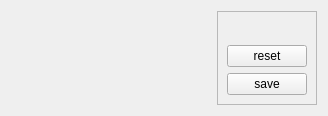
<?xml version="1.0" encoding="UTF-8"?>
<ui version="4.0">
 <class>CSettingsXSwiftBusComponent</class>
 <widget class="QFrame" name="CSettingsXSwiftBusComponent">
  <property name="geometry">
   <rect>
    <x>0</x>
    <y>0</y>
    <width>315</width>
    <height>116</height>
   </rect>
  </property>
  <property name="windowTitle">
   <string>xswiftbus settings</string>
  </property>
  <layout class="QHBoxLayout" name="hl_SettingsXSwiftBus">
   <item>
    <widget class="swift::gui::components::CDBusServerAddressSelector" name="comp_DBusServer">
     <property name="minimumSize">
      <size>
       <width>200</width>
       <height>75</height>
      </size>
     </property>
     <property name="maximumSize">
      <size>
       <width>400</width>
       <height>16777215</height>
      </size>
     </property>
    </widget>
   </item>
   <item>
    <widget class="QFrame" name="fr_Buttons">
     <property name="frameShape">
      <enum>QFrame::StyledPanel</enum>
     </property>
     <property name="frameShadow">
      <enum>QFrame::Raised</enum>
     </property>
     <layout class="QVBoxLayout" name="verticalLayout">
      <item>
       <spacer name="vs_Buttons">
        <property name="orientation">
         <enum>Qt::Vertical</enum>
        </property>
        <property name="sizeHint" stdset="0">
         <size>
          <width>20</width>
          <height>40</height>
         </size>
        </property>
       </spacer>
      </item>
      <item alignment="Qt::AlignLeft">
       <widget class="QPushButton" name="pb_Reset">
        <property name="text">
         <string>reset</string>
        </property>
       </widget>
      </item>
      <item alignment="Qt::AlignLeft">
       <widget class="QPushButton" name="pb_Save">
        <property name="text">
         <string>save</string>
        </property>
       </widget>
      </item>
     </layout>
    </widget>
   </item>
  </layout>
 </widget>
 <customwidgets>
  <customwidget>
   <class>swift::gui::components::CDBusServerAddressSelector</class>
   <extends>QFrame</extends>
   <header>gui/components/dbusserveraddressselector.h</header>
   <container>1</container>
  </customwidget>
 </customwidgets>
 <tabstops>
  <tabstop>pb_Reset</tabstop>
  <tabstop>pb_Save</tabstop>
 </tabstops>
 <resources/>
 <connections/>
</ui>
